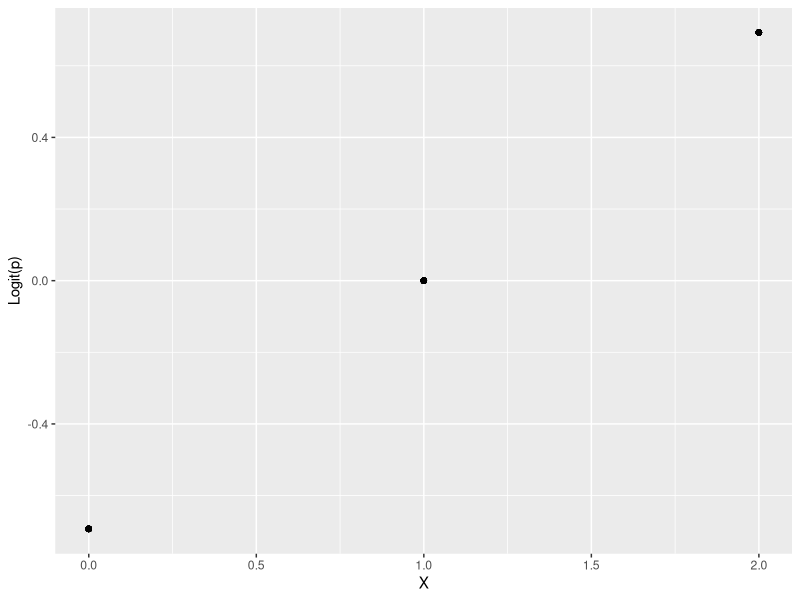

Here is the R script that generated this plot:
## ---- chunk 1
knitr::opts_chunk$set(echo=TRUE)
knitr::opts_knit$set(root.dir = ("C:/Users/jscho/OneDrive - UW/FALL 2020-LAPTOP-7K6NFTGB/BIOST 536/HW/")) 

# clean data environment
rm(list=ls())

# load packages
library(haven)
library(tidyverse)
library(sandwich)
library(foreign)
library(survey)
library(stringr)

options(digits = 3) ## Formats output to 3 digits
set.seed(1) # set seed for any randomization that may follow
## ---- chunk 2

## Create data frame
  
  data <- data.frame(
            x = c((rep(0, each=30)),(rep(1, each=30)),(rep(2, each=30))), 
            d = c((rep(0, each=20)),(rep(1, each=10)),
                  (rep(0, each=15)),(rep(1, each=15)),
                  (rep(0, each=10)),(rep(1, each=20))))

  table(data$x, data$d)

## ---- chunk 3

## Fit logistic regression model
  mod4 <- glm(d~x, family = "binomial", data=data)

  summary(mod4)
  
  ## coefficients and p = odds/1 + odds
    
    coef <- summary(mod4)$coefficients
  
    normal_se4 <- coef[, 2]
    rob_se4 <- sqrt(diag(vcovHC(mod4, type = "HC0")))
    normal_se4
    rob_se4
  
  # 95% CI
    conf_int4 <- coef[2,1] + 
    c(0, qnorm(c(0.025, 0.975))) * rob_se4[2]
    conf_int4
    exp(conf_int4)
  
  # odds and prob where x = 
    # x=0
      (x0 <- exp(coef[1,1]))
      (p0 <- x0/(1+x0))
    
    # x=1
      (x1 <- exp(coef[2,1]+coef[1,1]))
      (p1 <- x1/(1+x1))
    
    # x=2
      (x2 <- exp((2*coef[2,1])+coef[1,1]))
      (p2 <- x2/(1+x2))
  
## ---- chunk 4

  data$logit.p[data$x==0] <- -0.693
  data$logit.p[data$x==1] <- 0
  data$logit.p[data$x==2] <- 0.693
  
  ggplot(data = data, mapping = aes(x=x, y=as.numeric(logit.p))) +
      geom_point() +
      labs(x = "X",
           y = "Logit(p)")

## ---- chunk 5

## Create data frame
  
  data5 <- data.frame(
            x = c((rep(0, each=300)),(rep(1, each=300)),(rep(2, each=300))), 
            d = c((rep(0, each=200)),(rep(1, each=100)),
                  (rep(0, each=150)),(rep(1, each=150)),
                  (rep(0, each=100)),(rep(1, each=200))))

  table(data$x, data$d)

## ---- chunk 6
## Fit logistic regression model
  mod5 <- glm(d~x, family = "binomial", data=data5)

  summary(mod5)
  
## coefficients and p = odds/1 + odds
  
  coef <- summary(mod5)$coefficients
  
# Robust SEs
  normal_se <- coef[, 2]
  rob_se <- sqrt(diag(vcovHC(mod5, type = "HC0")))
  normal_se
  rob_se

# 95% CI
  conf_int <- coef[2,1] + 
  c(0, qnorm(c(0.025, 0.975))) * rob_se[2]
  conf_int
  exp(conf_int)

## ---- chunk 7

## Create data frame
  
  data6 <- data.frame(
            x = c((rep(-1, each=30)),(rep(0, each=30)),
                  (rep(1, each=30)),(rep(2, each=30)),
                  (rep(3, each=30))), 
            d = c((rep(0, each=30)),
                  (rep(0, each=20)),(rep(1, each=10)),
                  (rep(0, each=15)),(rep(1, each=15)),
                  (rep(0, each=10)),(rep(1, each=20)),
                                    (rep(1, each=30))))

  table(data6$x, data6$d)

## ---- chunk 8
## Fit logistic regression model
  mod6 <- glm(d~x, family = "binomial", data=data6)

  summary(mod6)
  
## coefficients and p = odds/1 + odds
  
  coef6 <- summary(mod6)$coefficients
  
# Robust SEs
  normal_se6 <- coef6[, 2]
  rob_se6 <- sqrt(diag(vcovHC(mod6, type = "HC0")))
  normal_se6
  rob_se6

# 95% CI
  conf_int6 <- coef6[2,1] + 
  c(0, qnorm(c(0.025, 0.975))) * rob_se[2]
  conf_int6
  exp(conf_int6)
  
  
  # odds and prob where x = 
    # x=0
      (x0m6 <- exp(coef6[1,1]))
      (p0m6 <- x0m6/(1+x0m6))
    
    # x=1
      (x1m6 <- exp(coef6[2,1]+coef6[1,1]))
      (p1m6 <- x1m6/(1+x1m6))
    
    # x=2
      (x2m6 <- exp((2*coef6[2,1])+coef6[1,1]))
      (p2m6 <- x2m6/(1+x2m6))
